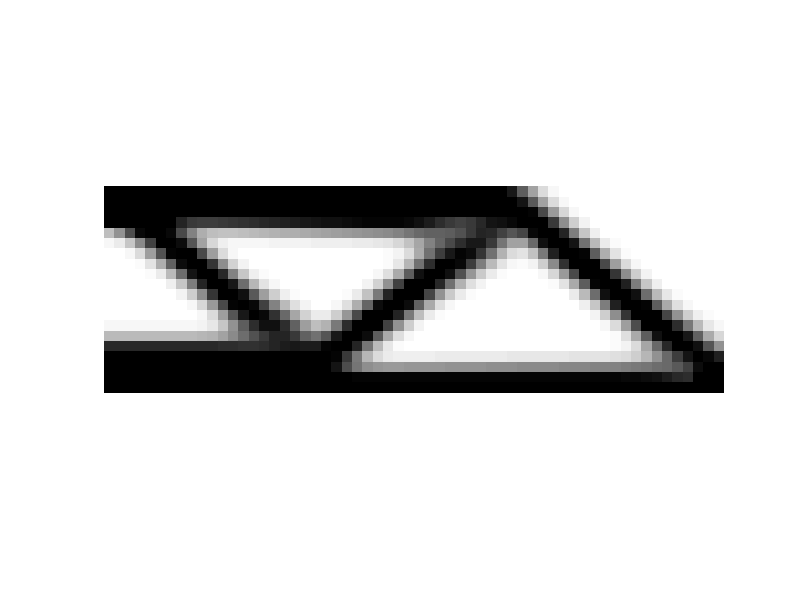

Recreate this plot in MATLAB.
nelx = 60;
nely = 20;
rmin = 2.4;
 
% nelx = 150;
% nely = 50;
% rmin = 6;

% nelx = 300;
% nely = 100;
% rmin = 12;

volfrac = 0.5;
penal = 3;

% ft = 0;  % 无滤波器
ft = 1;   % 灵敏度滤波器
% ft = 2;   % 密度滤波器

% MATERIAL PROPERTIES
E0 = 1;
Emin = 1e-9;
nu = 0.3;

% PREPARE FINITE ELEMENT ANALYSIS
A11 = [12  3 -6 -3;  3 12  3  0; -6  3 12 -3; -3  0 -3 12];
A12 = [-6 -3  0  3; -3 -6 -3 -6;  0 -3 -6  3;  3 -6  3 -6];
B11 = [-4  3 -2  9;  3 -4 -9  4; -2 -9 -4 -3;  9  4 -3 -4];
B12 = [ 2 -3  4 -9; -3  2  9 -2;  4  9  2  3; -9 -2  3  2];
KE = 1/(1-nu^2)/24*([A11 A12;A12' A11]+nu*[B11 B12;B12' B11]);
nodenrs = reshape(1:(1+nelx)*(1+nely),1+nely,1+nelx);
edofVec = reshape(2*nodenrs(1:end-1,1:end-1)+1,nelx*nely,1);
edofMat = repmat(edofVec,1,8)+repmat([0 1 2*nely+[2 3 0 1] -2 -1],nelx*nely,1);
iK = reshape(kron(edofMat,ones(8,1))',64*nelx*nely,1);
jK = reshape(kron(edofMat,ones(1,8))',64*nelx*nely,1);

% DEFINE LOADS AND SUPPORTS (HALF MBB-BEAM)
F = sparse(2,1,-1,2*(nely+1)*(nelx+1),1);
U = zeros(2*(nely+1)*(nelx+1),1);
fixeddofs = union([1:2:2*(nely+1)], [2*(nelx+1)*(nely+1)]);
alldofs = [1:2*(nely+1)*(nelx+1)];
freedofs = setdiff(alldofs,fixeddofs);

% PREPARE FILTER
iH = ones(nelx*nely*(2*(ceil(rmin)-1)+1)^2,1);
jH = ones(size(iH));
sH = zeros(size(iH));
k = 0;
for i1 = 1:nelx
	for j1 = 1:nely
		e1 = (i1-1)*nely+j1;
		for i2 = max(i1-(ceil(rmin)-1),1):min(i1+(ceil(rmin)-1),nelx)
			for j2 = max(j1-(ceil(rmin)-1),1):min(j1+(ceil(rmin)-1),nely)
				e2 = (i2-1)*nely+j2;
				k = k+1;
				iH(k) = e1;
				jH(k) = e2;
				sH(k) = max(0,rmin-sqrt((i1-i2)^2+(j1-j2)^2));
			end
		end
	end
end
H = sparse(iH,jH,sH);
Hs = sum(H,2);

%%-------------------- INITIALIZE ITERATION --------------------%%
x = repmat(volfrac, nely, nelx);
xPhys = x;

loop = 0;
change = 1;

% START ITERATION
while change > 0.01
	tic;  % Start timing the iteration
	loop = loop + 1;

	% FE-ANALYSIS
	sK = reshape(KE(:)*(Emin+xPhys(:)'.^penal*(E0-Emin)), 64*nelx*nely,1);
	K = sparse(iK, jK, sK); K = (K + K') / 2;
	U(freedofs) = K(freedofs,freedofs) \ F(freedofs);

	% OBJECTIVE FUNCTION AND SENSITIVITY ANALYSIS
	Ue = U(edofMat);
	ce = reshape(sum((U(edofMat)*KE).*U(edofMat),2), nely, nelx);
	c = sum(sum((Emin + xPhys.^penal * (E0 - Emin)).*ce));
	dc = -penal*(E0-Emin)*xPhys.^(penal-1).*ce;
	dv = ones(nely, nelx);	
	% FILTERING/MODIFICATION OF SENSITIVITIES
	if ft == 1
		dc(:) = H*(x(:).*dc(:))./Hs./max(1e-3, x(:));
	elseif ft == 2
		dc(:) = H*(dc(:)./Hs);
		dv(:) = H*(dv(:)./Hs);
    end
    x_sum = sum(x(:));
    x_mean = mean(x(:));
    dc_sum = sum(dc(:));
    dc_mean = mean(dc(:));
    dv_sum = sum(dv(:));
    dv_mean = mean(dv(:));
	% OPTIMALITY CRITERIA UPDATE OF DESIGN VARIABLES AND PHYSICAL DENSITIES
	l1 = 0; l2 = 1e9; move = 0.2;
	while (l2-l1)/(l1+l2) > 1e-3
		lmid = 0.5*(l2+l1);
		xnew = max(0,max(x-move,min(1,min(x+move,x.*sqrt(-dc./dv/lmid)))));
		if ft == 1 || ft == 0
			xPhys = xnew;
		elseif ft == 2
			xPhys(:) = (H*xnew(:))./Hs;
		end
		if sum(xPhys(:)) > volfrac*nelx*nely, l1 = lmid; else l2 = lmid; end
    end
	change = max(abs(xnew(:)-x(:)));
	x = xnew;

	% PRINT RESULTS
	iter_time = toc;  % Stop timing and get iteration time
	fprintf(' It.:%5i Obj.:%11.12f Vol.:%8.4f ch.:%7.3f Time:%7.3f\n', loop, c, mean(xPhys(:)), change, iter_time);

	% PLOT DENSITIES
	colormap(gray); imagesc(1-xPhys); caxis([0 1]); axis equal; axis off; drawnow;
end
